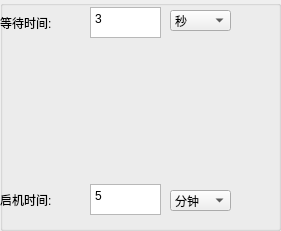
  <widget class="QGroupBox" name="groupBox_4">
   <property name="geometry">
    <rect>
     <x>960</x>
     <y>20</y>
     <width>281</width>
     <height>231</height>
    </rect>
   </property>
   <property name="title">
    <string/>
   </property>
   <widget class="QComboBox" name="comboBox_S1_TIME">
    <property name="geometry">
     <rect>
      <x>170</x>
      <y>190</y>
      <width>61</width>
      <height>21</height>
     </rect>
    </property>
    <item>
     <property name="text">
      <string>分钟</string>
     </property>
    </item>
    <item>
     <property name="text">
      <string>秒</string>
     </property>
    </item>
    <item>
     <property name="text">
      <string>毫秒</string>
     </property>
    </item>
   </widget>
   <widget class="QTextEdit" name="textEdit_S1_TIME">
    <property name="geometry">
     <rect>
      <x>90</x>
      <y>184</y>
      <width>71</width>
      <height>31</height>
     </rect>
    </property>
    <property name="html">
     <string>&lt;!DOCTYPE HTML PUBLIC &quot;-//W3C//DTD HTML 4.0//EN&quot; &quot;http://www.w3.org/TR/REC-html40/strict.dtd&quot;&gt;
&lt;html&gt;&lt;head&gt;&lt;meta name=&quot;qrichtext&quot; content=&quot;1&quot; /&gt;&lt;style type=&quot;text/css&quot;&gt;
p, li { white-space: pre-wrap; }
&lt;/style&gt;&lt;/head&gt;&lt;body style=&quot; font-family:'宋体'; font-size:10pt; font-weight:400; font-style:normal;&quot;&gt;
&lt;p style=&quot; margin-top:0px; margin-bottom:0px; margin-left:0px; margin-right:0px; -qt-block-indent:0; text-indent:0px;&quot;&gt;&lt;span style=&quot; font-family:'SimSun'; font-size:9pt;&quot;&gt;5&lt;/span&gt;&lt;/p&gt;&lt;/body&gt;&lt;/html&gt;</string>
    </property>
   </widget>
   <widget class="QLabel" name="label_132">
    <property name="geometry">
     <rect>
      <x>0</x>
      <y>190</y>
      <width>71</width>
      <height>20</height>
     </rect>
    </property>
    <property name="text">
     <string>启机时间:</string>
    </property>
   </widget>
   <widget class="QComboBox" name="comboBox_S1_ACWaitTIME">
    <property name="geometry">
     <rect>
      <x>170</x>
      <y>10</y>
      <width>61</width>
      <height>21</height>
     </rect>
    </property>
    <item>
     <property name="text">
      <string>秒</string>
     </property>
    </item>
    <item>
     <property name="text">
      <string>分钟</string>
     </property>
    </item>
    <item>
     <property name="text">
      <string>毫秒</string>
     </property>
    </item>
   </widget>
   <widget class="QLabel" name="label_131">
    <property name="geometry">
     <rect>
      <x>0</x>
      <y>13</y>
      <width>71</width>
      <height>20</height>
     </rect>
    </property>
    <property name="text">
     <string>等待时间:</string>
    </property>
   </widget>
   <widget class="QTextEdit" name="textEdit_S1_ACWaitTIME">
    <property name="geometry">
     <rect>
      <x>90</x>
      <y>7</y>
      <width>71</width>
      <height>31</height>
     </rect>
    </property>
    <property name="html">
     <string>&lt;!DOCTYPE HTML PUBLIC &quot;-//W3C//DTD HTML 4.0//EN&quot; &quot;http://www.w3.org/TR/REC-html40/strict.dtd&quot;&gt;
&lt;html&gt;&lt;head&gt;&lt;meta name=&quot;qrichtext&quot; content=&quot;1&quot; /&gt;&lt;style type=&quot;text/css&quot;&gt;
p, li { white-space: pre-wrap; }
&lt;/style&gt;&lt;/head&gt;&lt;body style=&quot; font-family:'宋体'; font-size:10pt; font-weight:400; font-style:normal;&quot;&gt;
&lt;p style=&quot; margin-top:0px; margin-bottom:0px; margin-left:0px; margin-right:0px; -qt-block-indent:0; text-indent:0px;&quot;&gt;&lt;span style=&quot; font-family:'SimSun'; font-size:9pt;&quot;&gt;3&lt;/span&gt;&lt;/p&gt;&lt;/body&gt;&lt;/html&gt;</string>
    </property>
   </widget>
  </widget>
